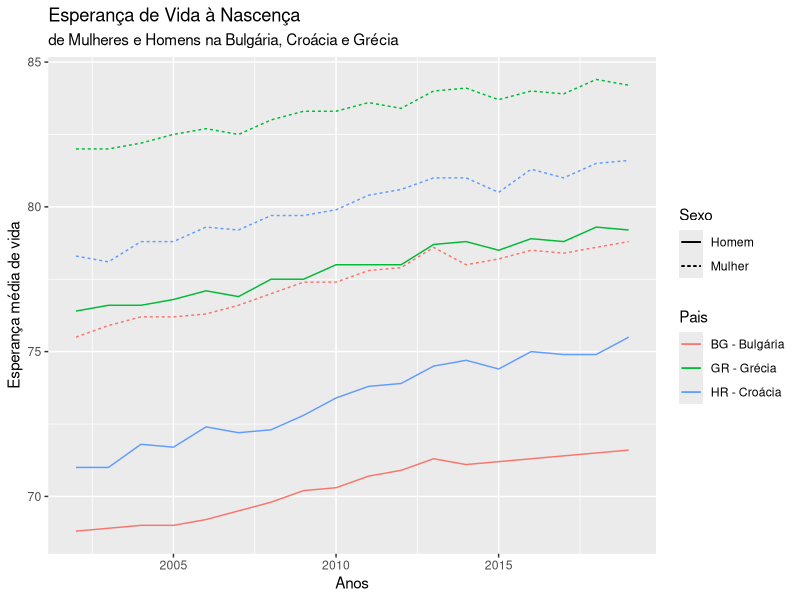

Write the R code that produced this figure.
library(readxl)
library(ggplot2)
EsperancaVida <- read_excel("EsperancaVida.xlsx", range = "A9:CY69"); Anos = EsperancaVida$...1[43:60]
croacia_homem = EsperancaVida$`HR - Croácia...44`[43:60]; croacia_mulher = EsperancaVida$`HR - Croácia...78`[43:60]
bulgaria_homem = EsperancaVida$`BG - Bulgária...42`[43:60]; bulgaria_mulher = EsperancaVida$`BG - Bulgária...76`[43:60]
grecia_homem = EsperancaVida$`GR - Grécia...52`[43:60]; grecia_mulher = EsperancaVida$`GR - Grécia...86`[43:60]
data = data.frame(Anos, croacia_homem, croacia_mulher, bulgaria_homem, bulgaria_mulher,
                  grecia_homem, grecia_mulher)
print(ggplot(data, aes(Anos, colour = Pais, linetype = Sexo)) +
  geom_line(aes(y = croacia_homem, colour = "HR - Croácia", linetype = "Homem")) + 
  geom_line(aes(y = croacia_mulher, colour = "HR - Croácia", linetype = "Mulher")) + 
  geom_line(aes(y = bulgaria_homem, colour = "BG - Bulgária", linetype = "Homem")) + 
  geom_line(aes(y = bulgaria_mulher, colour = "BG - Bulgária", linetype = "Mulher")) + 
  geom_line(aes(y = grecia_homem, colour = "GR - Grécia", linetype = "Homem")) + 
  geom_line(aes(y = grecia_mulher, colour = "GR - Grécia", linetype = "Mulher")) + 
  ggtitle("Esperança de Vida à Nascença", "de Mulheres e Homens na Bulgária, Croácia e Grécia") + 
  scale_y_continuous(name = "Esperança média de vida"))
